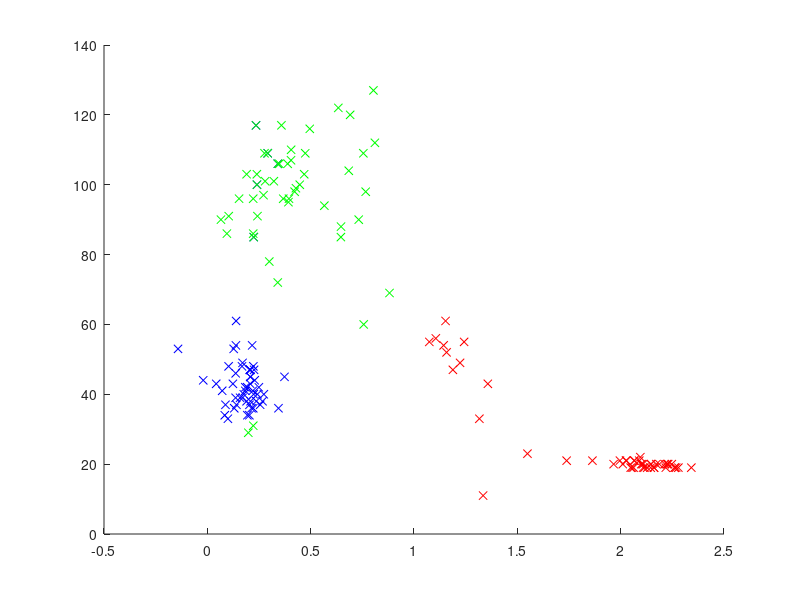

Write MATLAB code to recreate this figure.
close all;

load('ecg-knn-data.mat');

% Feature A - raw amplitude.
featureA_QRS = ecg(peakIndices(peakLabels==1));
featureA_P = ecg(peakIndices(peakLabels==2));
featureA_T = ecg(peakIndices(peakLabels==3));

% Feature B - calculate the widths.
widths = [];
for i = 1:156
    for j = peakIndices(i):length(ecg)
        scan_right = ecg(j+1) - ecg(j);
        if scan_right > 0
            right_index = j;
            break;
        end
    end
    
    for k = peakIndices(i):-1:1
        scan_left = ecg(k-1) - ecg(k);
        if scan_left > 0
            left_index = k;
            break;
        end
    end
    
    if right_index > 0 && left_index > 0
        peak_width = right_index - left_index;
        widths = [widths peak_width];
    end
end

featureB_QRS = widths(peakLabels==1);
featureB_P = widths(peakLabels==2);
featureB_T = widths(peakLabels==3);

figure, hold on,
plot(featureA_QRS, featureB_QRS, 'rx');
plot(featureA_P, featureB_P, 'bx');
plot(featureA_T, featureB_T, 'gx');
